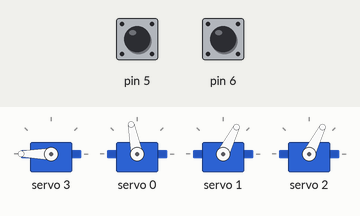
Bench run of a sketch on a simulated Arduino Uno, built with avr-gcc and run on an emulated ATmega328P. Shown: 4 × servo. The test bench sets the inputs (shaded band); at power-on: pin 6 HIGH, pin 5 HIGH.

Above: at 1.2 s.
1.3 s: pin 6 pulled LOW for 0.15 s
At 1.65 s:
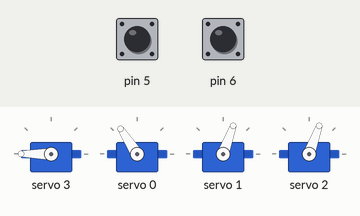
4.3 s: pin 5 pulled LOW for 3.2 s
9.0 s: pin 6 pulled LOW for 1 s
At 11.1 s:
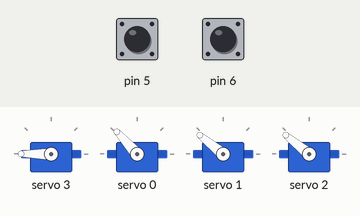
11.5 s: pin 5 pulled LOW for 0.15 s
At 12.3 s:
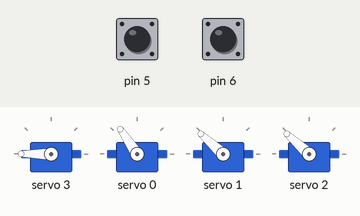
13.1 s: pin 6 pulled LOW for 0.15 s
At 14.2 s:
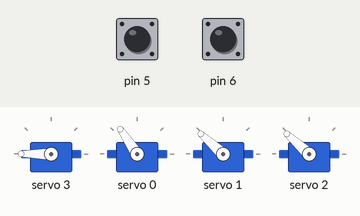
14.8 s: pin 5 pulled LOW for 3.2 s
At 20.1 s:
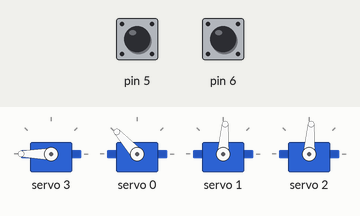
Timing chart, 0 to 20.5 s (numbered marks = the images above; inputs shaded):
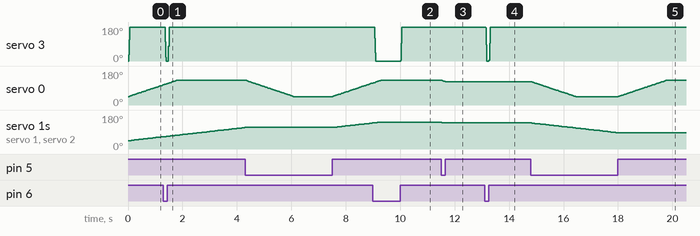

The sketch:

MillisFunction.ino
```cpp
// INCLUDE LIBRARIES
#include <Wire.h>
#include <Adafruit_PWMServoDriver.h>

//SET PCA9685 BOARD ADDRESS
Adafruit_PWMServoDriver pwm = Adafruit_PWMServoDriver(); //setup the board address - defaults to 0x40 if not specified

int Status[4]; //Create a table to hold the status of each turnout, signal, etc.
int MinValue[4]={1000,1000,1000,0};
int MaxValue[4]={1900,2000,2000,4096};
int CurrentPosition[4];
int Delay[4]={10,30,30,0};
int Step[4]={5,5,5,32};
unsigned long previousMillis[4];

void setup()
{
  pinMode(5, INPUT_PULLUP);
  pinMode(6, INPUT_PULLUP);
  for (int i = 0; i < 4; i = i + 1)
  {
    CurrentPosition[i]=MinValue[i];
  }
  pwm.begin();
  pwm.setPWMFreq(50);
}

void loop()
{
  unsigned long currentMillis = millis();

  if (digitalRead(5) != Status[0] && (currentMillis - previousMillis[0] >= Delay[0]))
  {
    previousMillis[0] = currentMillis;
    if (digitalRead(5) == 1)
    {
        if (CurrentPosition[0] < MaxValue[0])
        {
            CurrentPosition[0] = CurrentPosition[0] + Step[0];
            pwm.writeMicroseconds(0, CurrentPosition[0]);
        }
        else
        {
            Status[0] = 1;
        }
    }
    else
    {
        if (CurrentPosition[0] > MinValue[0])
        {
            CurrentPosition[0] = CurrentPosition[0] - Step[0];
            pwm.writeMicroseconds(0, CurrentPosition[0]);
        }
        else
        {
            Status[0] = 0;
        }
    }
  }

  if (digitalRead(5) != Status[1] && (currentMillis - previousMillis[1] >= Delay[1]))
  {
    previousMillis[1] = currentMillis;
    if (digitalRead(5) == 1)
    {
        if (CurrentPosition[1] < MaxValue[1])
        {
            CurrentPosition[1] = CurrentPosition[1] + Step[1];
            pwm.writeMicroseconds(1, CurrentPosition[1]);
        }
        else
        {
            Status[1] = 1;
        }
    }
    else
    {
        if (CurrentPosition[1] > MinValue[1])
        {
            CurrentPosition[1] = CurrentPosition[1] - Step[1];
            pwm.writeMicroseconds(1, CurrentPosition[1]);
        }
        else
        {
            Status[1] = 0;
        }
    }
  }

  if (digitalRead(5) != Status[2] && (currentMillis - previousMillis[2] >= Delay[2]))
  {
    previousMillis[2] = currentMillis;
    if (digitalRead(5) == 1)
    {
        if (CurrentPosition[2] < MaxValue[2])
        {
            CurrentPosition[2] = CurrentPosition[2] + Step[2];
            pwm.writeMicroseconds(2, CurrentPosition[2]);
        }
        else
        {
            Status[2] = 1;
        }
    }
    else
    {
        if (CurrentPosition[2] > MinValue[2])
        {
            CurrentPosition[2] = CurrentPosition[2] - Step[2];
            pwm.writeMicroseconds(2, CurrentPosition[2]);
        }
        else
        {
            Status[2] = 0;
        }
    }
  }

  if (digitalRead(6) != Status[3] && (currentMillis - previousMillis[3] >= Delay[3]))
  {
    previousMillis[3] = currentMillis;
    if (digitalRead(6) == 1)
    {
        if (CurrentPosition[3] < MaxValue[3])
        {
            CurrentPosition[3] = CurrentPosition[3] + Step[3];
            pwm.writeMicroseconds(3, CurrentPosition[3]);
        }
        else
        {
            Status[3] = 1;
        }
    }
    else
    {
        if (CurrentPosition[3] > MinValue[3])
        {
            CurrentPosition[3] = CurrentPosition[3] - Step[3];
            pwm.writeMicroseconds(3, CurrentPosition[3]);
        }
        else
        {
            Status[3] = 0;
        }
    }
  }

}
```

Measured:
- after the input at 1.3 s, servo 3: 180° → 0° after 0.06 s, → 180° 0.12 s later
- after the input at 9.0 s, servo 3: 180° → 0° after 0.06 s, → 180° 0.96 s later
- after the input at 11.5 s, servo 0: 132° → 124° at once; servo 1, servo 2: 141° → 140° at once, → 138° 0.07 s later
- after the input at 13.1 s, servo 3: 180° → 0° at once, → 180° 0.12 s later
- after the input at 14.8 s, servo 1, servo 2: moves from 138° to 86° over 3.2 s, starting at once
